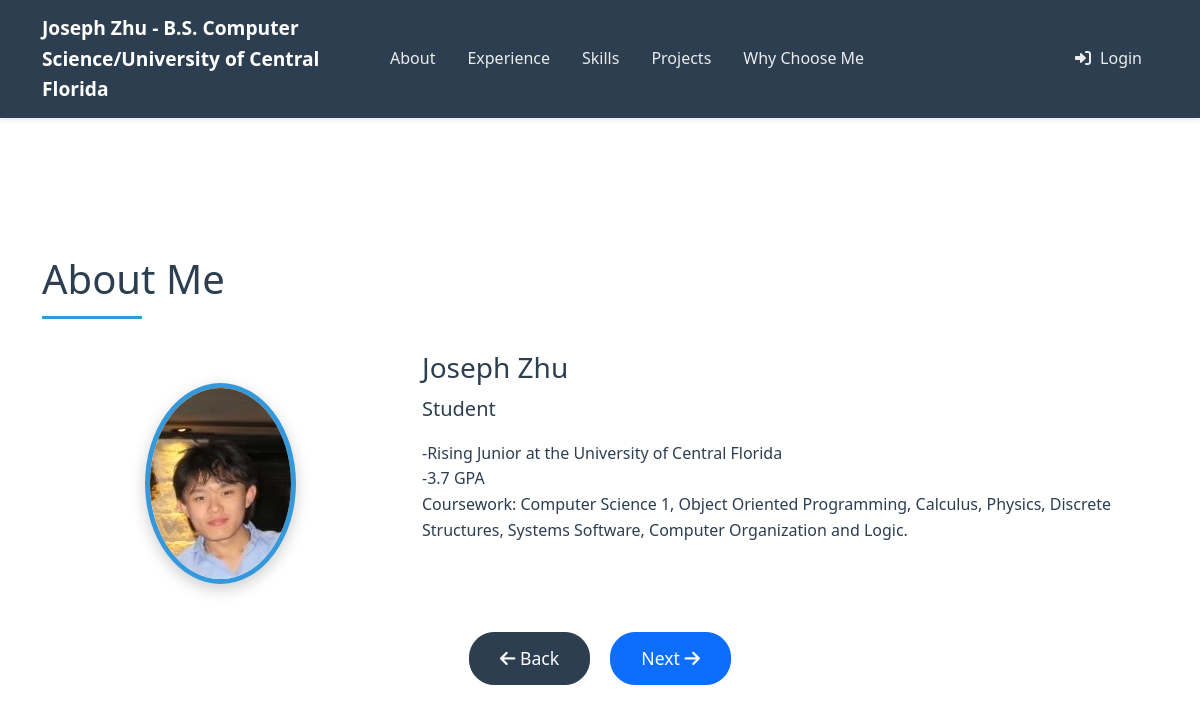
Page /about.php on the committed database.
### tables this page shows
CREATE TABLE IF NOT EXISTS `about` (
  `id` int(11) NOT NULL AUTO_INCREMENT,
  `name` varchar(100) NOT NULL,
  `title` varchar(100) NOT NULL,
  `description` text NOT NULL,
  `image_url` varchar(255) DEFAULT NULL,
  `created_at` timestamp NOT NULL DEFAULT current_timestamp(),
  `updated_at` timestamp NOT NULL DEFAULT current_timestamp() ON UPDATE current_timestamp(),
  PRIMARY KEY (`id`)
);

### about.php (the view, shortened to what this page needs)
<?php
require_once 'config.php';
?>
<!DOCTYPE html>
<html lang="en">
<head>
    <link href="https://cdn.jsdelivr.net/npm/bootstrap@5.3.0/dist/css/bootstrap.min.css" rel="stylesheet">
    <link rel="stylesheet" href="https://cdnjs.cloudflare.com/ajax/libs/font-awesome/6.0.0/css/all.min.css">
    <link rel="stylesheet" href="assets/css/style.css">
</head>
<body>
    <?php include 'includes/nav.php'; ?>
    <div class="section-padding">
        <div class="container">
            <h2 class="section-title">About Me</h2>
            <div class="row">
                <div class="col-md-4">
                    <div class="profile-image-container">
                        <?php
                        $stmt = $pdo->query("SELECT * FROM about LIMIT 1");
                        $about = $stmt->fetch(PDO::FETCH_ASSOC);
                        ?>
                        <img src="<?php echo htmlspecialchars($about['image_url'] ?? 'assets/images/default-profile.jpg'); ?>"
                             alt="Profile Image"
                             id="profile-image"
                             class="img-fluid rounded-circle">
                    </div>
                </div>
                <div class="col-md-8">
                    <div class="about-content">
                        <h3><?php echo htmlspecialchars($about['name'] ?? 'Your Name'); ?></h3>
                        <p class="lead"><?php echo htmlspecialchars($about['title'] ?? 'Your Title'); ?></p>
                        <div class="about-text">
                            <?php echo nl2br(htmlspecialchars($about['description'] ?? 'Your description here...')); ?>
                        </div>
                    </div>
                </div>
            </div>
            <div class="row mt-5">
                <div class="col-12 text-center">
                    <a href="index.php" class="btn btn-secondary btn-lg me-3">
                        <i class="fas fa-arrow-left"></i> Back
                    </a>
                    <a href="experience.php" class="btn btn-primary btn-lg">
                        Next <i class="fas fa-arrow-right"></i>
                    </a>
                </div>
            </div>
        </div>
    </div>
</body>
</html>

### assets/css/style.css (style rules this page uses)
:root { --primary-color: #2c3e50; --secondary-color: #3498db; --accent-color: #e74c3c; --text-color: #2c3e50; --light-bg: #f8f9fa; --dark-bg: #2c3e50; }
html { scroll-behavior: smooth; }
body { font-family: 'Segoe UI', Tahoma, Geneva, Verdana, sans-serif; line-height: 1.6; color: var(--text-color); overflow-x: hidden; padding-top: 70px; }
.section-padding { padding: 80px 0; min-height: 100vh; display: flex; align-items: center; }
.section-title { font-size: 2.5rem; margin-bottom: 2rem; position: relative; padding-bottom: 1rem; }
.section-title::after { content: ''; position: absolute; bottom: 0; left: 0; width: 100px; height: 3px; background-color: var(--secondary-color); }
.profile-image-container { text-align: center; margin-top: 2rem; }
#profile-image { max-width: 300px; border: 5px solid var(--secondary-color); box-shadow: 0 5px 15px rgba(0,0,0,0.2); }
.btn-lg { padding: 12px 30px; font-size: 1.1rem; border-radius: 25px; transition: all 0.3s ease; }
.btn-secondary { background-color: var(--primary-color); border-color: var(--primary-color); }

### rows in the picture
about: image_url (picture), name "Joseph Zhu", title "Student", description "-Rising Junior at the University of Central Florida -3.7 GPA Coursework: Computer Science 1, Object Oriented Programming, Calculus, Physics, Discrete Structures, Systems Software, Computer Organization and Logic."
